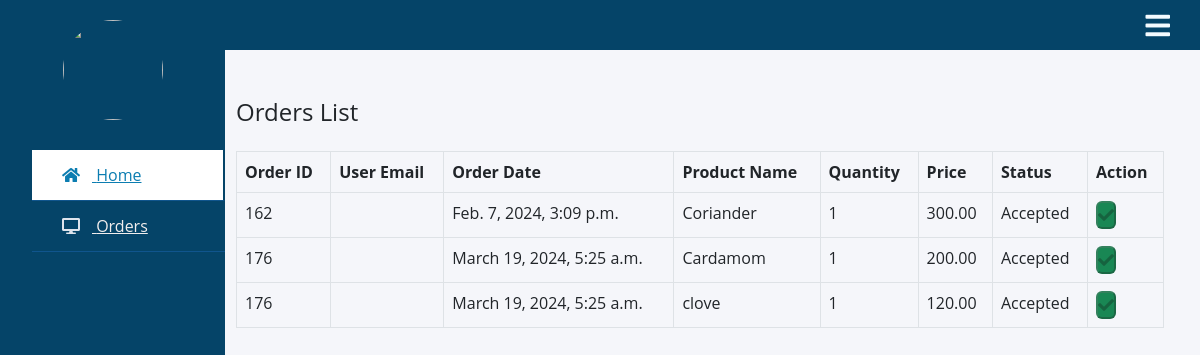
The page /hub_orders/ on the database its author committed.
### storeapp/models.py (models this page shows, shortened)
class Order(models.Model):
    class PaymentStatusChoices(models.TextChoices):
            PENDING = 'pending', 'Pending'
            SUCCESSFUL = 'successful', 'Successful'
            FAILED = 'failed', 'Failed'
    class OrderStatusChoices(models.TextChoices):
        REQUESTED = 'Requested', 'Requested'
        DISPATCHED = 'Dispatched', 'Dispatched'
        DELIVERED = 'Delivered', 'Delivered'
    user = models.ForeignKey(CustomUser, on_delete=models.CASCADE)
    products = models.ManyToManyField(Product)
    total_price = models.DecimalField(max_digits=10, decimal_places=2)
    order_date = models.DateTimeField(default=timezone.now,null=True)
    razorpay_order_id = models.CharField(max_length=255, default=None)
    payment_status = models.CharField(
    max_length=20, choices=PaymentStatusChoices.choices, default=PaymentStatusChoices.PENDING)
    order_status = models.CharField(
        max_length=20, choices=OrderStatusChoices.choices, default=OrderStatusChoices.REQUESTED)
    accepted_by_store = models.BooleanField(default=False)
    ready_for_pickup = models.BooleanField(default=False)

class Product(models.Model):
    product_name = models.CharField(max_length=255,null=True)
    description = models.TextField()
    image = models.ImageField(upload_to='products/', null=True, blank=True)
    quantity_value = models.PositiveIntegerField(default=100,null=True)
    quantity_prefix = models.CharField(max_length=10, choices=[('gms', 'gms'), ('kg', 'kg')], default='gms')
    stock = models.PositiveIntegerField(default=1,null=True)
    price = models.DecimalField(max_digits=10, decimal_places=2,null=True)
    date_added = models.DateField(default=timezone.now)
    brand_name = models.CharField(max_length=255, default="",null=True)
    seller = models.ForeignKey(CustomUser, on_delete=models.CASCADE, null=True, blank=True)
    batch_no=models.CharField(max_length=10,default="",null=True)
    average_rating = models.FloatField(default=0.0)
    STATUS_CHOICES = [
        ('In Stock', 'In Stock'),
        ('Out of Stock', 'Out of Stock'),
    ]
    status = models.CharField(max_length=15, choices=STATUS_CHOICES, default='In Stock')
    category = models.CharField(max_length=100, null=True)
    subcategory = models.CharField(max_length=100, null=True)

### storeapp/views.py (the view)
# urls.py: path('hub_orders/', views.hub_orders, name='hub_orders'),
def hub_orders(request):
    hub_orders = Order.objects.filter(order_status="Dispatched").distinct()
    print(hub_orders)
    orders_data = []
    for order in hub_orders:
        var=CartItem.objects.filter(order_id=order.id)
        varList=[]
        for i in var:
            varList.append(i.id)
        print(varList)
        order_info = {
            'order_id':order.id,
            'cart_items': varList,
            'order_date': order.order_date,
            'total_price': order.total_price,
            'items': [],
            'accepted_by_store':order.accepted_by_store,
        }
        for cart_item in CartItem.objects.filter(order=order):
            item_info = {
                'product_image': cart_item.product.image.url,
                'product_name': cart_item.product.product_name,
                'quantity': cart_item.quantity,
                'cart_item_id':cart_item.id,
                'accepted_by_store': cart_item.accepted_by_store,
                'total_item_price': cart_item.product.price * cart_item.quantity,  # Assuming total_item_price is product of price and quantity
            }
            order_info['items'].append(item_info)
        orders_data.append(order_info)
    context = {'orders_data': orders_data}
    return render(request, 'hub_orders.html',context)

### template/hub_orders.html (shortened to what this page needs)
{% load static %}
<!DOCTYPE html>
<html lang="en">
<head>
    <link rel="stylesheet" href="https://use.fontawesome.com/releases/v5.8.1/css/all.css">
    <link rel="stylesheet" href="https://cdn.jsdelivr.net/npm/bootstrap@5.2.3/dist/css/bootstrap.min.css">
</head>
<body>
    <div class="wrapper">
        <div class="section">
            <div class="top_navbar">
                <div class="hamburger">
                    <a href="#">
                        <i class="fas fa-bars"></i>
                    </a>
                </div>
            </div>
        </div>
        <div class="sidebar">
           <div class="profile">
            <img src="{% static 'img/wear.jpg' %}">
        </div>
            <ul>
                <li>
                    <a href="{% url 'hub_home'  %}" class="active">
                        <span class="icon"><i class="fas fa-home"></i></span>
                        <span class="item">Home</span>
                    </a>
                </li>
                <li>
                    <a href="{% url 'hub_orders' %}">
                        <span class="icon"><i class="fas fa-desktop"></i></span>
                        <span class="item">Orders</span>
                    </a>
                </li>
            </ul>
        </div>
    </div>
    <main class="col-md-9 ms-sm-auto col-lg-10 px-md-4">
        <div class="container mt-5">
            <h4>Orders List</h4>
            <table class="table table-bordered mt-4">
                <thead>
                    <tr>
                        <th>Order ID</th>
                        <th>User Email</th>
                        <th>Order Date</th>
                        <th>Product Name</th>
                        <th>Quantity</th>
                        <th>Price</th>
                        <th>Status</th>
                        <th>Action</th>
                    </tr>
                </thead>
                <tbody>
                    {% for order_info in orders_data %}
                    {% for item in order_info.items %}
                        <tr>
                            <td>{{ order_info.order_id }}</td>
                            <td>{{ order_info.user.email }}</td>
                            <td>{{ order_info.order_date }}</td>
                            <td>{{ item.product_name }}</td>
                            <td>{{ item.quantity }}</td>
                            <td>{{ item.total_item_price }}</td>
                            <td>
                                {% if item.accepted_by_store %}
                                    Accepted
                                {% else %}
                                    Pending
                                {% endif %}
                            </td>
                            <td>
                                <form method="post" action="{% url 'hub_orders' %}">
                                    {% if item.accepted_by_store %}
                                        <button type="button" class="bg-success rounded" disabled><i class="fas fa-check"></i></button>
                                    {% else %}
                                    <a href="{% url 'changeStore' order_info.cart_items order_info.order_id  %}" class="bg-secondary text-white rounded shadow">Accept</a>
                                    {% endif %}
                                </form>
                            </td>
                        </tr>
                    {% endfor %}
                {% endfor %}
            </tbody>
        </table>
    </div>
</main>
</body>
</html>

### template/hub_orders.html (style rules this page uses)
* { list-style: none; text-decoration: none; margin: 0; padding: 0; box-sizing: border-box; font-family: 'Open Sans', sans-serif; }
body { background: #f5f6fa; margin: 0; padding: 0; }
.wrapper .sidebar { background: rgb(5, 68, 104); position: fixed; top: 0; left: 0; width: 225px; height: 100%; padding: 20px 0; transition: all 0.5s ease; z-index: 1000; }
.wrapper .sidebar .profile { margin-bottom: 30px; text-align: center; }
.wrapper .sidebar .profile img { display: block; width: 100px; height: 100px; border-radius: 50%; margin: 0 auto; }
.wrapper .sidebar ul li a { display: block; padding: 13px 30px; border-bottom: 1px solid #10558d; color: rgb(241, 237, 237); font-size: 16px; position: relative; }
.wrapper .sidebar ul li a .icon { color: #dee4ec; width: 30px; display: inline-block; }
.wrapper .sidebar ul li a:hover, .wrapper .sidebar ul li a.active { color: #0c7db1; background:white; border-right: 2px solid rgb(5, 68, 104); }
.wrapper .sidebar ul li a:hover .icon, .wrapper .sidebar ul li a.active .icon { color: #0c7db1; }
.wrapper .sidebar ul li a:hover:before, .wrapper .sidebar ul li a.active:before { display: block; }
.wrapper .section { width: calc(100% - 225px); margin-left: 225px; transition: all 0.5s ease; }
.wrapper .section .top_navbar { background: rgb(5, 68, 104); height: 50px; display: flex; align-items: center; padding: 0 30px; }
.wrapper .section .top_navbar .hamburger a { font-size: 28px; color: #f4fbff; }
.wrapper .section .top_navbar .hamburger { margin-left: auto; }

### rows shown on the page
Order: order_date "Feb. 7, 2024, 3:09 p.m."
Product: product_name "Coriander"
Order: order_date "March 19, 2024, 5:25 a.m." "March 19, 2024, 5:25 a.m."
Product: product_name "Cardamom"
Product: product_name "clove"

### other values the page prints
{{ order_info.order_id }} "162" "176" "176"
{{ item.quantity }} "1" "1" "1"
{{ item.total_item_price }} "300.00" "200.00" "120.00"
